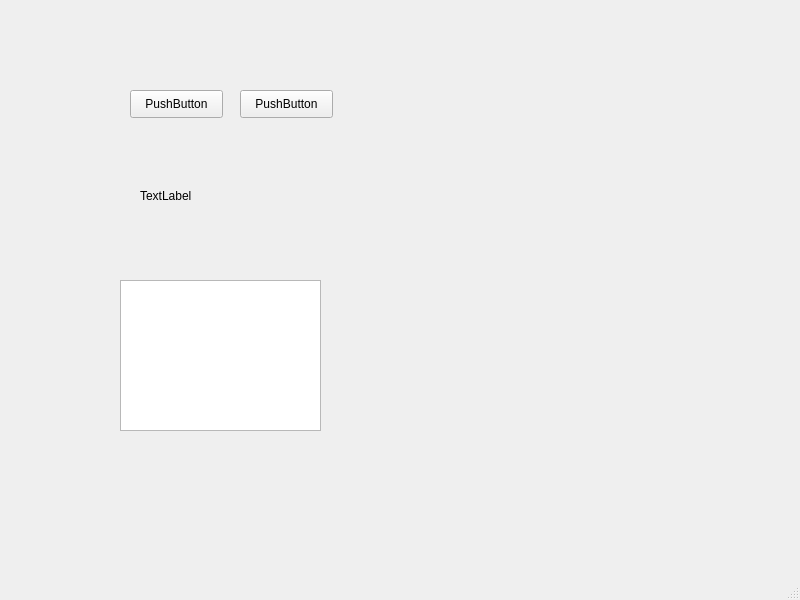
<?xml version="1.0" encoding="UTF-8"?>
<ui version="4.0">
 <class>MainWindow</class>
 <widget class="QMainWindow" name="MainWindow">
  <property name="geometry">
   <rect>
    <x>0</x>
    <y>0</y>
    <width>800</width>
    <height>600</height>
   </rect>
  </property>
  <property name="windowTitle">
   <string>MainWindow</string>
  </property>
  <widget class="QWidget" name="centralwidget">
   <widget class="QPushButton" name="loadButton">
    <property name="geometry">
     <rect>
      <x>130</x>
      <y>90</y>
      <width>93</width>
      <height>28</height>
     </rect>
    </property>
    <property name="text">
     <string>PushButton</string>
    </property>
   </widget>
   <widget class="QPushButton" name="recognizeButton">
    <property name="geometry">
     <rect>
      <x>240</x>
      <y>90</y>
      <width>93</width>
      <height>28</height>
     </rect>
    </property>
    <property name="text">
     <string>PushButton</string>
    </property>
   </widget>
   <widget class="QLabel" name="imageLabel">
    <property name="geometry">
     <rect>
      <x>140</x>
      <y>140</y>
      <width>181</width>
      <height>111</height>
     </rect>
    </property>
    <property name="text">
     <string>TextLabel</string>
    </property>
   </widget>
   <widget class="QTextEdit" name="textEdit">
    <property name="geometry">
     <rect>
      <x>120</x>
      <y>280</y>
      <width>201</width>
      <height>151</height>
     </rect>
    </property>
   </widget>
  </widget>
  <widget class="QMenuBar" name="menubar">
   <property name="geometry">
    <rect>
     <x>0</x>
     <y>0</y>
     <width>800</width>
     <height>25</height>
    </rect>
   </property>
  </widget>
  <widget class="QStatusBar" name="statusbar"/>
 </widget>
 <resources/>
 <connections/>
</ui>
